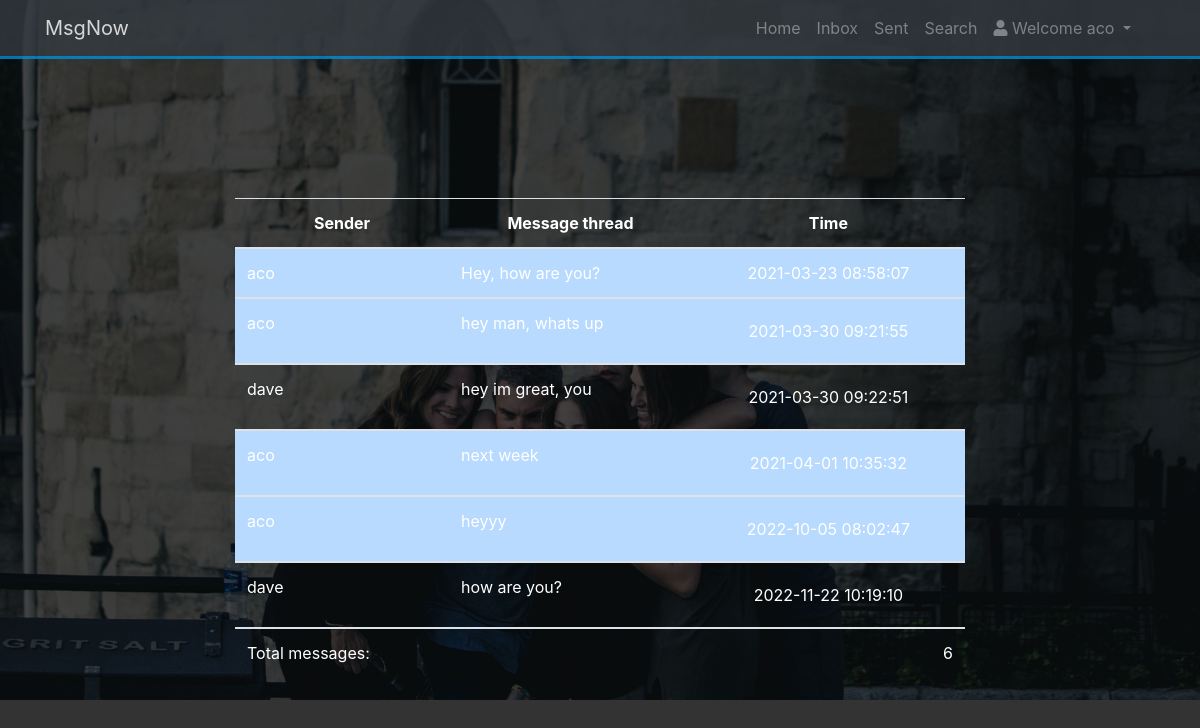
/thread_from_inbox.php?friend=dave (signed in), run on the app's committed database.
### tables this page shows
CREATE TABLE IF NOT EXISTS `msg` (
  `id` int(11) NOT NULL AUTO_INCREMENT,
  `sender` varchar(100) NOT NULL,
  `recipient` varchar(100) NOT NULL,
  `msg_text` varchar(100) NOT NULL,
  `time` timestamp NOT NULL DEFAULT CURRENT_TIMESTAMP,
  `sent_msg` tinyint(4) NOT NULL DEFAULT '0',
  `read_msg` tinyint(4) NOT NULL DEFAULT '0',
  PRIMARY KEY (`id`),
  KEY `sender` (`sender`),
  KEY `recipient` (`recipient`)
);

### thread_from_inbox.php (called while the page is built)
<?php include ("includes/home_header.php");?>
<?php
$user = new User($database);
$user->set_friend($_GET['friend']);
$user->update_all_messages_as_read($_GET['friend']);
$user->message_thread_for_user();
?>

### includes/database.php (called while the page is built, shortened)
<?php
class Database {
    public function __construct($host = DB_HOST,$user = DB_USER,$password = DB_PASS,$base = DB_NAME)
    {
        try{
        $this->conn = new PDO("mysql:host=$host;dbname=$base",$user,$password);
        } catch (PDOException $ex){
            echo "Connection failed: " . $ex->getMessage();
        }
    }
}
?>

### includes/user.php (the view, shortened to what this page needs)
<?php
class User {
    public $database;
    public $username;
    public $friend = "";
    public function __construct($data_base)
    {
        $this->database = $data_base;
        $this->username = $_SESSION['username'];
    }
    public function set_friend($friend){
        $this->friend = $friend;
    }
    public function message_thread_for_user(){
        $stmt = $this->database->conn->prepare("SELECT sender,msg_text,time FROM msg WHERE (sender= ? AND recipient = ?) OR (sender= ? AND recipient= ?) ORDER BY time ASC");
        $stmt->execute(array($this->username, $this->friend, $this->friend, $this->username));
        $table = "<table class='table mt-5'>
                <thead>
                <tr>
                    <th class='text-center align-middle'>Sender</th>
                    <th class='text-center align-middle'>Message thread</th>
                    <th class='text-center align-middle'>Time</th>
                </tr>
                </thead>";
        $i=0;
        while($row = $stmt->fetchAll()){
            foreach ($row as $object){
                if($object->sender == $this->username){
                    $class = "table-primary";
                } else $class="";
                $table.="<tbody>
                 <tr class='{$class}'>
                    <td>{$object->sender}</td>
                    <td>{$object->msg_text}</td>
                    <td class='text-center align-middle'>{$object->time}</td>
                 </tr>
                 </tbody>";
                $i++;
            }
        }
        $table.="<tr>
                    <td>Total messages: </td>
                    <td colspan='2' class='text-right'>{$i}</td>
                 </tr> </table>";
        echo $table;
    }
}
?>

### includes/home_header.php (shortened to what this page needs)
<!DOCTYPE html>
<html lang="en">
<head>
    <link rel="stylesheet" href="https://use.fontawesome.com/releases/v5.0.13/css/all.css"
>
    <link rel="stylesheet" href="https://stackpath.bootstrapcdn.com/bootstrap/4.1.1/css/bootstrap.min.css"
>
    <link rel="stylesheet" href="css/style.css">
</head>
<body data-spy="scroll" data-target="#main-nav" id="home">
<nav class="navbar navbar-expand-sm bg-dark navbar-dark fixed-top" id="main-nav">
    <div class="container">
        <a href="<?php echo isset($_SESSION['username'])?'home.php':'index.php' ?>" class="navbar-brand">MsgNow</a>
        <div class="collapse navbar-collapse" id="navbarCollapse">
            <ul class="navbar-nav ml-auto">
                <li class="nav-item">
                    <a href="home.php" class="nav-link">Home</a>
                </li>
                <li class="nav-item">
                    <a href="inbox.php" class="nav-link">Inbox</a>
                </li>
                <li class="nav-item">
                    <a href="sent.php" class="nav-link">Sent</a>
                </li>
                <li class="nav-item">
                    <a href="search.php" class="nav-link">Search</a>
                </li>
                <li>
                    <ul class="navbar-nav ml-auto">
                        <li class="nav-item dropdown mr-3">
                            <a href="#" class="nav-link dropdown-toggle" data-toggle="dropdown">
                                <i class="fas fa-user"></i>  Welcome <?php echo $_SESSION['username']; ?>
                            </a>
                        </li>
                    </ul>
                </li>
            </ul>
        </div>
    </div>
</nav>
<header id="home-section">
    <div class="dark-overlay">
        <div class="home-inner container">
            <div class="row">
                <div class="col-lg-8 offset-md-2">

### css/style.css (style rules this page uses)
body { background: #333; color: #fff; }
.navbar { border-bottom: #008ed6 3px solid; opacity: 0.8; }
#home-section { background: url(../img/home.jpg); background-repeat: no-repeat; background-size: cover; background-attachment: fixed; min-height: 700px; }
#home-section .dark-overlay { position: absolute; top: 0; left: 0; width: 100%; min-height: 700px; background: rgba(0, 0, 0, 0.7); }
#home-section .home-inner { padding-top: 150px; }

### data on the page
msg: sender "dave", msg_text "how are you?", time "2022-11-22 10:19:10"
msg: sender "aco", msg_text "Hey, how are you?", time "2021-03-23 08:58:07"
msg: sender "aco", msg_text "hey man, whats up", time "2021-03-30 09:21:55"
msg: sender "dave", msg_text "hey im great, you", time "2021-03-30 09:22:51"
msg: sender "aco", msg_text "next week", time "2021-04-01 10:35:32"
msg: sender "aco", msg_text "heyyy", time "2022-10-05 08:02:47"

### other printed values
$_SESSION['username'] "aco"
$i "6"
